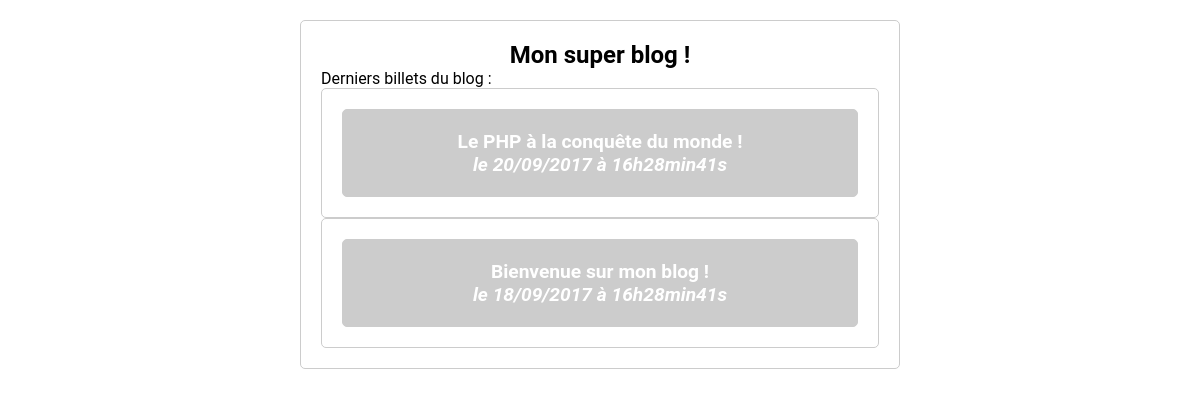
The page / on the database its author committed.
### tables this page shows
CREATE TABLE IF NOT EXISTS `posts` (
  `id` int(11) NOT NULL AUTO_INCREMENT,
  `title` varchar(255) NOT NULL,
  `content` text NOT NULL,
  `creation_date` datetime NOT NULL,
  PRIMARY KEY (`id`)
);

### controller/frontend.php (called while the page is built, shortened)
<?php
require_once('model/PostManager.php');
function listPosts() {
    $postManager = new PostManager();
    $posts = $postManager->getPosts();
    require('view/frontend/listPostsView.php');
}

### model/PostManager.php (called while the page is built, shortened)
<?php
class PostManager extends Manager{
    public function getPosts() {
        $db = $this -> dbConnect();
        $req = $db->query('SELECT id, title, content, DATE_FORMAT(creation_date, \'%d/%m/%Y à %Hh%imin%ss\') AS creation_date_fr FROM posts ORDER BY creation_date DESC LIMIT 0, 5');
        return $req;
    }
}

### view/frontend/listPostsView.php (the view, shortened to what this page needs)
<h1>Mon super blog !</h1>
<p>Derniers billets du blog :</p>
<?php
while ($data = $posts->fetch())
{
?>
    <div class="news">
            <a href="index.php?action=post&id=<?= htmlspecialchars($data['id']) ?>">
                    <h3>
                        <?= htmlspecialchars($data['title']) ?><br>
                        <em>le <?= $data['creation_date_fr'] ?></em>
                    </h3>
                </a>
    </div>
<?php
}
?>
<?php require('template.php'); ?>

### public/css/styles.css (style rules this page uses)
h1, h3 { text-align:center; }
h3 { background-color:#ccc; color:white; font-size:1.2em; margin-bottom:0px; }
.news { margin:auto; }
a { text-decoration: none; color: blue; }
* { margin:0; padding:0; font-family: Roboto; box-sizing: border-box; }
html { font-size: 100%; }
form, .unMessage, input, textarea, h3, .news, .news p, .aComment { border-radius: 5px; border: 1px solid #ccc; padding:20px; }

### rows shown on the page
posts: title "Le PHP à la conquête du monde !", creation_date_fr "20/09/2017 à 16h28min41s"
posts: title "Bienvenue sur mon blog !", creation_date_fr "18/09/2017 à 16h28min41s"
